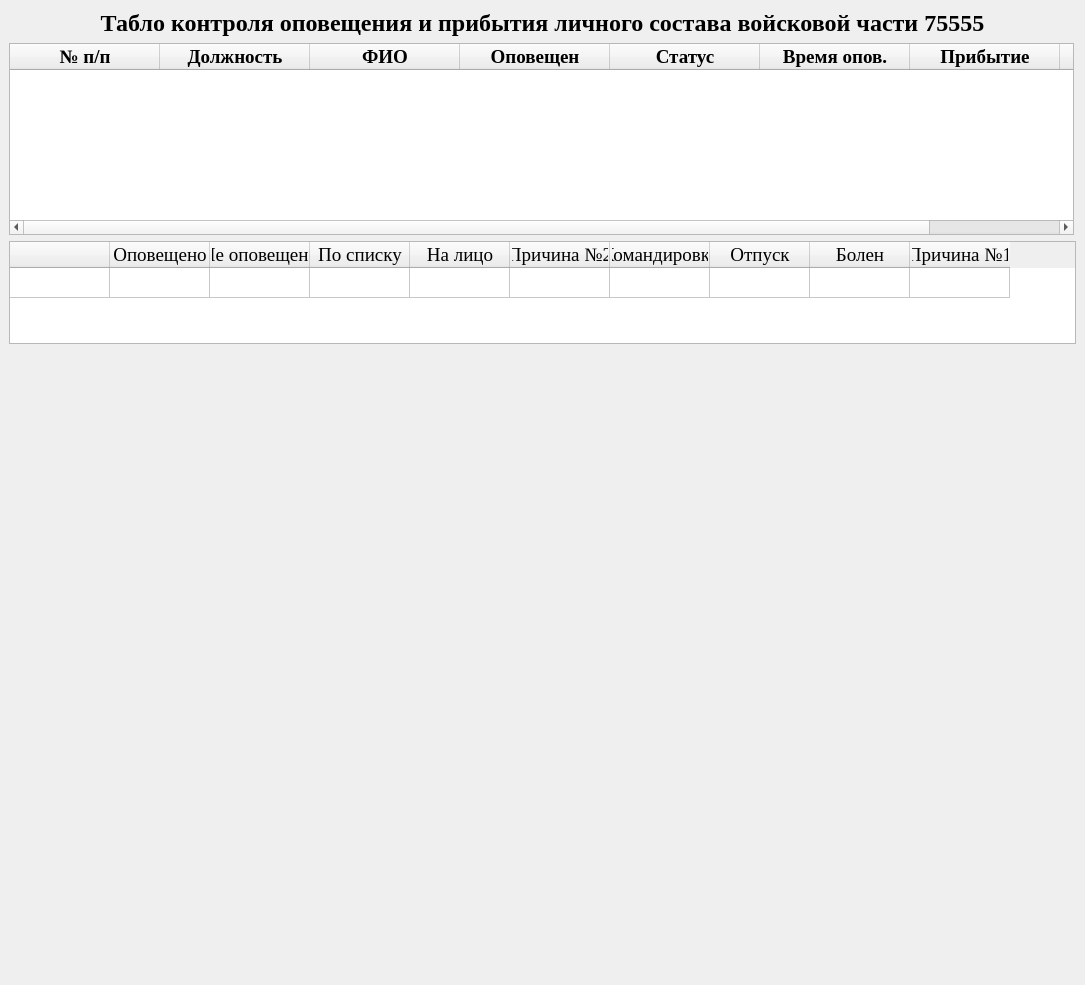
<?xml version="1.0" encoding="UTF-8"?>
<ui version="4.0">
 <class>MainWindow</class>
 <widget class="QMainWindow" name="MainWindow">
  <property name="windowModality">
   <enum>Qt::NonModal</enum>
  </property>
  <property name="enabled">
   <bool>true</bool>
  </property>
  <property name="geometry">
   <rect>
    <x>0</x>
    <y>0</y>
    <width>1085</width>
    <height>985</height>
   </rect>
  </property>
  <property name="sizePolicy">
   <sizepolicy hsizetype="Preferred" vsizetype="Preferred">
    <horstretch>0</horstretch>
    <verstretch>0</verstretch>
   </sizepolicy>
  </property>
  <property name="windowTitle">
   <string>table_control</string>
  </property>
  <widget class="QWidget" name="centralwidget">
   <layout class="QHBoxLayout" name="horizontalLayout">
    <item>
     <layout class="QVBoxLayout" name="verticalLayout_3">
      <item>
       <widget class="QLabel" name="label">
        <property name="sizePolicy">
         <sizepolicy hsizetype="Expanding" vsizetype="Preferred">
          <horstretch>0</horstretch>
          <verstretch>0</verstretch>
         </sizepolicy>
        </property>
        <property name="font">
         <font>
          <family>Times New Roman</family>
          <pointsize>18</pointsize>
          <weight>75</weight>
          <bold>true</bold>
         </font>
        </property>
        <property name="layoutDirection">
         <enum>Qt::LeftToRight</enum>
        </property>
        <property name="text">
         <string>Табло контроля оповещения и прибытия личного состава войсковой части 75555</string>
        </property>
        <property name="alignment">
         <set>Qt::AlignCenter</set>
        </property>
       </widget>
      </item>
      <item>
       <widget class="QTableWidget" name="tableWidget">
        <property name="sizePolicy">
         <sizepolicy hsizetype="Expanding" vsizetype="Preferred">
          <horstretch>0</horstretch>
          <verstretch>0</verstretch>
         </sizepolicy>
        </property>
        <property name="minimumSize">
         <size>
          <width>1065</width>
          <height>0</height>
         </size>
        </property>
        <property name="maximumSize">
         <size>
          <width>1065</width>
          <height>16777215</height>
         </size>
        </property>
        <property name="font">
         <font>
          <family>Times New Roman</family>
          <pointsize>14</pointsize>
         </font>
        </property>
        <property name="editTriggers">
         <set>QAbstractItemView::DoubleClicked</set>
        </property>
        <property name="tabKeyNavigation">
         <bool>false</bool>
        </property>
        <property name="selectionBehavior">
         <enum>QAbstractItemView::SelectItems</enum>
        </property>
        <attribute name="horizontalHeaderVisible">
         <bool>true</bool>
        </attribute>
        <attribute name="horizontalHeaderCascadingSectionResizes">
         <bool>false</bool>
        </attribute>
        <attribute name="horizontalHeaderMinimumSectionSize">
         <number>50</number>
        </attribute>
        <attribute name="horizontalHeaderDefaultSectionSize">
         <number>150</number>
        </attribute>
        <attribute name="horizontalHeaderHighlightSections">
         <bool>true</bool>
        </attribute>
        <attribute name="horizontalHeaderShowSortIndicator" stdset="0">
         <bool>false</bool>
        </attribute>
        <attribute name="horizontalHeaderStretchLastSection">
         <bool>false</bool>
        </attribute>
        <attribute name="verticalHeaderVisible">
         <bool>false</bool>
        </attribute>
        <attribute name="verticalHeaderDefaultSectionSize">
         <number>30</number>
        </attribute>
        <attribute name="verticalHeaderStretchLastSection">
         <bool>false</bool>
        </attribute>
        <column>
         <property name="text">
          <string>№ п/п</string>
         </property>
         <property name="font">
          <font>
           <family>Times New Roman</family>
           <pointsize>14</pointsize>
           <weight>75</weight>
           <bold>true</bold>
          </font>
         </property>
        </column>
        <column>
         <property name="text">
          <string>Должность</string>
         </property>
         <property name="font">
          <font>
           <family>Times New Roman</family>
           <pointsize>14</pointsize>
           <weight>75</weight>
           <bold>true</bold>
          </font>
         </property>
        </column>
        <column>
         <property name="text">
          <string>ФИО</string>
         </property>
         <property name="font">
          <font>
           <family>Times New Roman</family>
           <pointsize>14</pointsize>
           <weight>75</weight>
           <bold>true</bold>
          </font>
         </property>
        </column>
        <column>
         <property name="text">
          <string>Оповещен</string>
         </property>
         <property name="font">
          <font>
           <family>Times New Roman</family>
           <pointsize>14</pointsize>
           <weight>75</weight>
           <bold>true</bold>
          </font>
         </property>
        </column>
        <column>
         <property name="text">
          <string>Статус</string>
         </property>
         <property name="font">
          <font>
           <family>Times New Roman</family>
           <pointsize>14</pointsize>
           <weight>75</weight>
           <bold>true</bold>
          </font>
         </property>
        </column>
        <column>
         <property name="text">
          <string>Время опов.</string>
         </property>
         <property name="font">
          <font>
           <family>Times New Roman</family>
           <pointsize>14</pointsize>
           <weight>75</weight>
           <bold>true</bold>
          </font>
         </property>
        </column>
        <column>
         <property name="text">
          <string>Прибытие</string>
         </property>
         <property name="font">
          <font>
           <family>Times New Roman</family>
           <pointsize>14</pointsize>
           <weight>75</weight>
           <bold>true</bold>
          </font>
         </property>
        </column>
        <column>
         <property name="text">
          <string>Время приб.</string>
         </property>
         <property name="font">
          <font>
           <family>Times New Roman</family>
           <pointsize>14</pointsize>
           <weight>75</weight>
           <bold>true</bold>
          </font>
         </property>
        </column>
       </widget>
      </item>
      <item>
       <layout class="QHBoxLayout" name="horizontalLayout_2">
        <item>
         <widget class="QTableWidget" name="tableWidget_2">
          <property name="minimumSize">
           <size>
            <width>0</width>
            <height>103</height>
           </size>
          </property>
          <property name="maximumSize">
           <size>
            <width>16777215</width>
            <height>103</height>
           </size>
          </property>
          <property name="font">
           <font>
            <family>Times New Roman</family>
            <pointsize>14</pointsize>
           </font>
          </property>
          <property name="layoutDirection">
           <enum>Qt::LeftToRight</enum>
          </property>
          <property name="inputMethodHints">
           <set>Qt::ImhNone</set>
          </property>
          <property name="editTriggers">
           <set>QAbstractItemView::NoEditTriggers</set>
          </property>
          <property name="rowCount">
           <number>1</number>
          </property>
          <attribute name="horizontalHeaderVisible">
           <bool>true</bool>
          </attribute>
          <attribute name="horizontalHeaderCascadingSectionResizes">
           <bool>false</bool>
          </attribute>
          <attribute name="horizontalHeaderShowSortIndicator" stdset="0">
           <bool>false</bool>
          </attribute>
          <attribute name="horizontalHeaderStretchLastSection">
           <bool>false</bool>
          </attribute>
          <attribute name="verticalHeaderVisible">
           <bool>false</bool>
          </attribute>
          <row/>
          <column>
           <property name="text">
            <string/>
           </property>
           <property name="font">
            <font>
             <family>Times New Roman</family>
             <pointsize>14</pointsize>
            </font>
           </property>
          </column>
          <column>
           <property name="text">
            <string>Оповещено</string>
           </property>
           <property name="font">
            <font>
             <family>Times New Roman</family>
             <pointsize>14</pointsize>
            </font>
           </property>
          </column>
          <column>
           <property name="text">
            <string>Не оповещено</string>
           </property>
           <property name="font">
            <font>
             <family>Times New Roman</family>
             <pointsize>14</pointsize>
            </font>
           </property>
          </column>
          <column>
           <property name="text">
            <string>По списку</string>
           </property>
           <property name="font">
            <font>
             <family>Times New Roman</family>
             <pointsize>14</pointsize>
            </font>
           </property>
          </column>
          <column>
           <property name="text">
            <string>На лицо</string>
           </property>
           <property name="font">
            <font>
             <family>Times New Roman</family>
             <pointsize>14</pointsize>
            </font>
           </property>
          </column>
          <column>
           <property name="text">
            <string>Причина №2</string>
           </property>
           <property name="font">
            <font>
             <family>Times New Roman</family>
             <pointsize>14</pointsize>
            </font>
           </property>
          </column>
          <column>
           <property name="text">
            <string>Командировка</string>
           </property>
           <property name="font">
            <font>
             <family>Times New Roman</family>
             <pointsize>14</pointsize>
            </font>
           </property>
          </column>
          <column>
           <property name="text">
            <string>Отпуск</string>
           </property>
           <property name="font">
            <font>
             <family>Times New Roman</family>
             <pointsize>14</pointsize>
            </font>
           </property>
          </column>
          <column>
           <property name="text">
            <string>Болен</string>
           </property>
           <property name="font">
            <font>
             <family>Times New Roman</family>
             <pointsize>14</pointsize>
            </font>
           </property>
          </column>
          <column>
           <property name="text">
            <string>Причина №1</string>
           </property>
           <property name="font">
            <font>
             <family>Times New Roman</family>
             <pointsize>14</pointsize>
            </font>
           </property>
          </column>
         </widget>
        </item>
       </layout>
      </item>
      <item>
       <spacer name="verticalSpacer_2">
        <property name="orientation">
         <enum>Qt::Vertical</enum>
        </property>
        <property name="sizeHint" stdset="0">
         <size>
          <width>20</width>
          <height>10</height>
         </size>
        </property>
       </spacer>
      </item>
     </layout>
    </item>
   </layout>
  </widget>
 </widget>
 <resources/>
 <connections/>
</ui>
